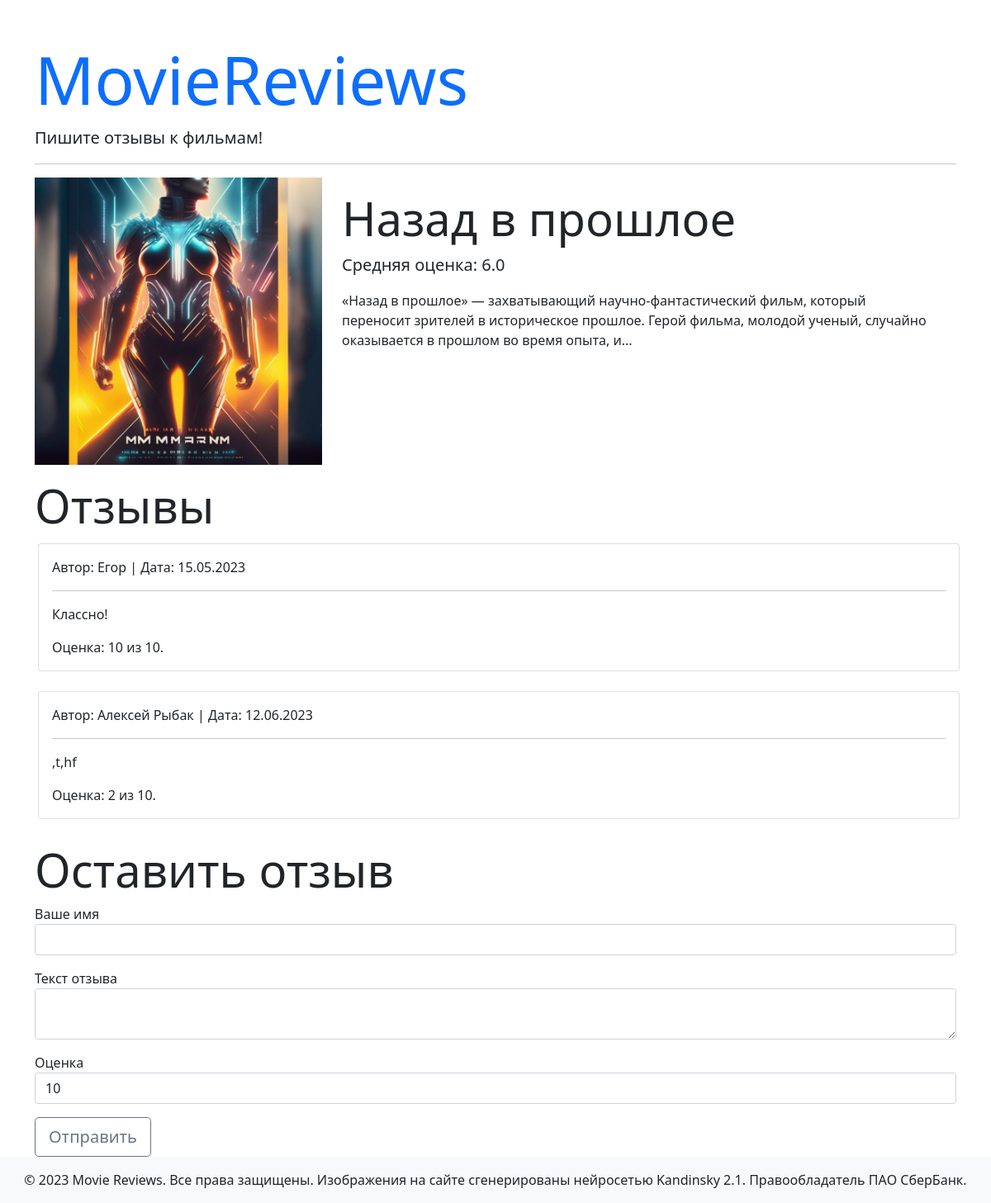
/movie/1, run on the app's committed database.
### app/models.py (models this page shows)
class Movie(db.Model):
    id = db.Column(db.Integer, primary_key=True)
    title = db.Column(db.String(255), nullable=False)
    description = db.Column(db.Text, nullable=False)
    image = db.Column(db.String(255), nullable=False)
    reviews = db.relationship('Review', back_populates='movie')

class Review(db.Model):
    id = db.Column(db.Integer, primary_key=True)
    name = db.Column(db.String(255), nullable=False)
    text = db.Column(db.Text, nullable=False)
    created_date = db.Column(db.DateTime, default=datetime.utcnow)
    score = db.Column(db.Integer,nullable=False)
    movie_id = db.Column(db.Integer, db.ForeignKey('movie.id',ondelete='CASCADE'))
    movie = db.relationship('Movie', back_populates='reviews')

### app/views.py (the view, shortened to what this page needs)
@app.route('/movie/<int:id>',methods=["GET", "POST"])
def film(id):
   reviewForm = ReviewForm()
   film = Movie.query.filter_by(id=id).one()
   sr_r=0
   if len(film.reviews)==0:
      sr_r=0.0
   else:
      for i in film.reviews:
         sr_r+=int(i.score)
      sr_r=round(sr_r/len(film.reviews),1)
   if len(film.reviews)==0:
      return render_template('movie (without reviews).html', film=film,sr=sr_r,form=reviewForm)
   else:
      return render_template('movie.html',film=film,sr=sr_r,form=reviewForm)

### app/forms.py
class ReviewForm(FlaskForm):
    name = StringField('Ваше имя', validators=[DataRequired(message="Поле не должо быть пустым")])
    text = TextAreaField('Текст отзыва', validators=[DataRequired(message="Поле не должо быть пустым")])
    score = SelectField('Оценка', choices=[1, 2, 3, 4, 5, 6, 7, 8, 9, 10], default=10)
    submit = SubmitField('Отправить')

### app/templates/movie.html (shortened to what this page needs)
{% extends "base.html" %}
{% block content %}
        <div class="row mb-3">
          <div class="col-md-4">
            <img src= {{film.image}} class="img-fluid">
          </div>
          <div class="col-md-8">
            <h1 class="mt-3 display-4">{{film.title}}</h1>
            <p class="lead">Средняя оценка: {{sr}}</p>
            <p>{{film.description}}</p>
          </div>
        </div>
        <h1 class="display-4">Отзывы</h1>
        <div class="m-1">
          {% for rev in film.reviews %}
          <div class="card mb-4">
            <div class="card-body">
              <p class="card-text">Автор: {{rev.name}} | Дата: {{ rev.created_date.strftime("%d.%m.%Y") }}</p>
              <hr>
              <p class="card-text font-italic">{{rev.text}}</p>
              <p class="card-text font-italic">Оценка: {{rev.score}} из 10.</p>
            </div>
          </div>
          {% endfor %}
        </div>
        <h1 class="display-4">Оставить отзыв</h1>
        <form method="POST" action="" novalidate>
            <div class="mb-3">
            <label>{{ form.name.label }}</label>
            {{ form.name(class="form-control") }}
        </div>
        <div class="mb-3">
            <label>{{ form.text.label }}</label>
            {{ form.text(class="form-control") }}
        </div>
        <div class="mb-3">
            <label>{{ form.score.label }}</label>
            {{ form.score(class="form-control") }}
        </div>
        {{ form.submit(class="btn btn-lg btn-outline-secondary") }}
        </form>
      </div>
{% endblock content %}

### data on the page
Movie: image (picture), title "Назад в прошлое", description "«Назад в прошлое» — захватывающий научно-фантастический фильм, который переносит зрителей в историческое прошлое. Герой фильма, молодой ученый, случайно оказывается в прошлом во время опыта, и..."
Review: name "Егор", created_date "15.05.2023", text "Классно!", score "10"
Review: name "Алексей Рыбак", created_date "12.06.2023", text ",t,hf", score "2"

### other printed values
{{ sr }} "6.0"
